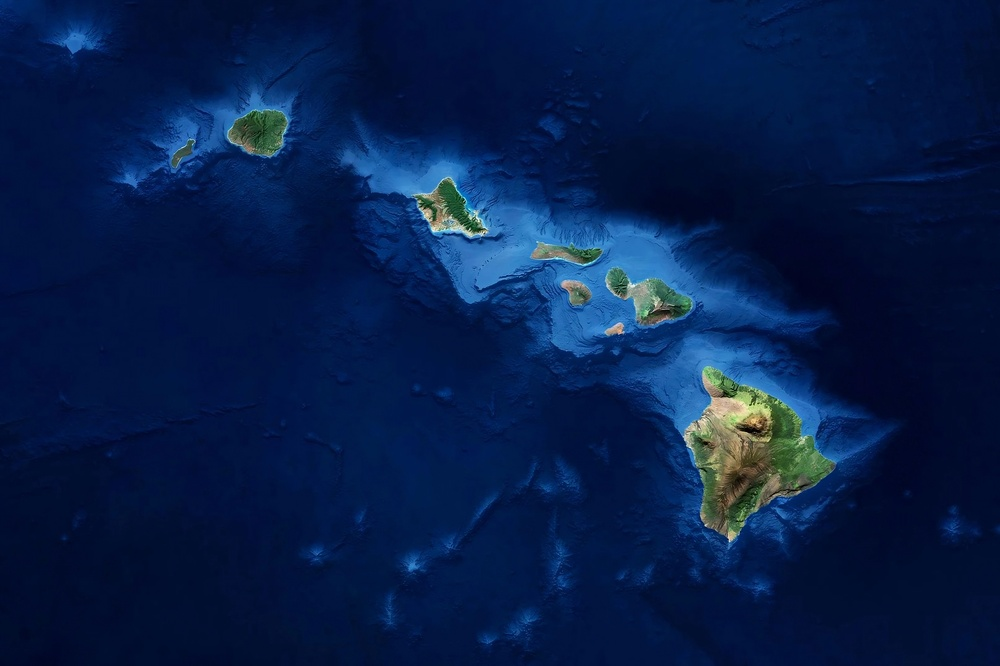
#> input picture images/Hawaii.jpg, 1000 x 666 px, shrunk from 3226 x 2150 before the run
$ python -i utils.py   (imports and definitions only)   (older library calls are emulated)
#> lines starting #> are read from the running program, lines starting #| are printed output that depends on the picture; after the words box and inside, x2 and y2 are one past the last pixel; in counts of white or black regions, pixels touching at a corner belong together
### encoder/ROI/edges.py
import cv2
import numpy as np

# [166 lines left out: functions suggest_automatic_threshold, get_edge_map, find_best_edges_by_quality, evaluate_edge_quality, compute_adaptive_canny_thresholds, not called in this run]


def compute_local_density(binary_map, kernel_size=15):
    """
    Compute local density of non-zero pixels in a binary map.

    Args:
        binary_map: Binary image (0s and 1s or 0s and 255s)
        kernel_size: Size of the local neighborhood

    Returns:
        density_map: Float array with values 0-1 representing local density
    """
    # Ensure binary map is in 0-1 range
    if binary_map.max() > 1:
        binary_map = binary_map / 255.0

    # Create a normalized kernel (sums to 1)
    kernel = np.ones((kernel_size, kernel_size), dtype=np.float32)
    kernel /= kernel.sum()

    # Compute local density using convolution
    density_map = cv2.filter2D(binary_map.astype(np.float32), -1, kernel)

    return density_map


# [90 lines left out: functions get_edge_map_fast, compute_fast_canny_thresholds, not called in this run]

### encoder/ROI/small_gaps.py
from encoder.ROI.edges import compute_local_density
import numpy as np
import cv2

def bridge_small_gaps(binary_image, max_gap=3, density_threshold=0.3,
                                   local_window=5, regional_window=25,
                                   method='density_aware'):
    """
    2D directional gap bridging that considers both local surroundings and regional density.

    Args:
        binary_image: Binary image (0 and 255)
        max_gap: Maximum gap size to bridge
        density_threshold: Minimum regional density to consider bridging
        local_window: Window size for local directionality check
        regional_window: Window size for regional density calculation
        method: 'density_aware', 'strict', or 'relaxed'

    Returns:
        bridged_image: Image with internal gaps bridged
    """
    bridged_image = binary_image.copy()

    # Calculate regional density (larger context)
    regional_density = compute_local_density(binary_image, regional_window)

    # Find candidate pixels: black pixels in dense regions
    candidates = (binary_image == 0) & (regional_density > density_threshold)

    if not np.any(candidates):
        return bridged_image

    # Find internal gaps based on method
    if method == 'strict':
        internal_gaps = find_internal_gaps_strict_2d(binary_image, candidates, max_gap, local_window)
    elif method == 'relaxed':
        internal_gaps = find_internal_gaps_relaxed_2d(binary_image, candidates, max_gap, local_window)
    else:  # 'density_aware'
        internal_gaps = find_internal_gaps_density_aware_2d(binary_image, candidates, max_gap, local_window)

    # Bridge the gaps
    bridged_image[internal_gaps] = 255

    print(f"Bridged {np.sum(internal_gaps)} internal gap pixels")
    return bridged_image

# [14 lines left out: function find_internal_gaps_strict_2d, not called in this run]

def find_internal_gaps_relaxed_2d(binary_image, candidates, max_gap, local_window):
    """
    Relaxed: pixel must have white pixels in opposite directions within local area.
    """
    internal_gaps = np.zeros_like(binary_image, dtype=bool)
    height, width = binary_image.shape

    for y in range(height):
        for x in range(width):
            if candidates[y, x]:
                if has_white_in_opposite_directions_2d(binary_image, x, y, max_gap, local_window):
                    internal_gaps[y, x] = True

    return internal_gaps

# [40 lines left out: functions find_internal_gaps_density_aware_2d, is_locally_surrounded_2d, not called in this run]

def has_white_in_opposite_directions_2d(binary_image, x, y, max_gap, local_window):
    """
    Check for white pixels in opposite directions within local constraints.
    """
    height, width = binary_image.shape

    # Define search patterns (pairs of opposite directions)
    direction_pairs = [
        [(-1, 0), (1, 0)],   # left-right
        [(0, -1), (0, 1)],   # up-down
        [(-1, -1), (1, 1)],  # diagonal
        [(-1, 1), (1, -1)]   # anti-diagonal
    ]

    for pair in direction_pairs:
        found_both = True
        for dx, dy in pair:
            found_white = False
            for dist in range(1, max_gap + 1):
                nx, ny = x + dx * dist, y + dy * dist
                # Check if within local window and image bounds
                if (abs(nx - x) <= local_window and abs(ny - y) <= local_window and
                    0 <= nx < width and 0 <= ny < height):
                    if binary_image[ny, nx] > 0:
                        found_white = True
                        break
            if not found_white:
                found_both = False
                break

        if found_both:
            return True

    return False

# [168 lines left out: functions is_internal_gap_2d, is_pixel_on_edge, bridge_small_gaps_fast, create_gap_detection_kernels, not called in this run]

### encoder/ROI/small_regions.py
import numpy as np
import cv2

def remove_small_regions(binary_image, min_size=10, remove_thin_lines=False, kernel_size=3):

    # For sparse edge images, use closing to connect nearby edges
    kernel = np.ones((3, 3), np.uint8)

    # Connect nearby edge pixels
    connected_edges = cv2.morphologyEx(binary_image, cv2.MORPH_CLOSE, kernel)

    # Only then remove very small components
    num_labels, labels, stats, centroids = cv2.connectedComponentsWithStats(connected_edges, connectivity=8)

    cleaned_image = np.zeros_like(binary_image)

    for i in range(1, num_labels):
        if stats[i, cv2.CC_STAT_AREA] >= min_size:
            cleaned_image[labels == i] = 255

    return cleaned_image

# [211 lines left out: functions connect_nearby_pixels, connect_by_dilation, connect_by_voronoi, is_polygon_connecting, connect_by_skeleton, connect_by_skeleton_fast and 3 more, not called in this run]

### encoder/ROI/utils.py
import math
import cv2
from matplotlib import pyplot as plt
import numpy as np

from encoder.ROI.edges import compute_local_density
from encoder.ROI.small_regions import remove_small_regions, connect_nearby_pixels
from encoder.ROI.thin_regions import remove_thin_structures
from encoder.ROI.small_gaps import bridge_small_gaps


# [196 lines left out: functions suggest_automatic_threshold, process_and_unify_borders, visualize_roi_nonroi_comparison, extract_roi_nonroi, not called in this run]


import numpy as np
import cv2
from scipy import ndimage
from skimage import morphology

def directional_region_unification(binary_image,
                                 border_sensitivity=0.3,      # KEY: Lower = fewer borders detected
                                 min_region_size=30,          # KEY: Smaller = keep more small regions
                                 max_gap_to_bridge=50,        # KEY: Larger = connect more regions
                                 noise_aggressiveness=2,      # KEY: Smaller = remove less noise
                                 unification_strength=0.4):   # KEY: Higher = unify more aggressively
    """
    Unify regions while respecting natural borders and directional context.

    Args:
        binary_image: Binary image (0 and 255)
        border_sensitivity: How sensitive to detect borders (0-1, higher = more sensitive)
        min_region_size: Minimum number of pixels for a region to be kept
        noise_removal_kernel: Size of kernel for noise removal
        max_gap_to_bridge: Maximum gap size to bridge between regions

    Returns:
        unified_image: Binary image with unified regions
        region_map: Array showing unified regions
    """
    # Ensure binary image is 0-255 uint8
    if binary_image.max() <= 1:
        binary_image = (binary_image * 255).astype(np.uint8)


    # Step 1: Initial noise removal, already done
    #denoised = remove_small_noise_regions(binary_image, min_size=min_region_size)

    denoised=binary_image

    # Step 2: Detect strong borders using gradient
    border_mask = detect_meaningful_borders(denoised, sensitivity=0.5)

    # Step 3: Protect borders from being unified
    protected_image = protect_border_regions(denoised, border_mask, kernel_size=15)

    plt.imshow(protected_image)
    plt.title("protected_image")
    plt.show()

    # Step 4: Bridge small gaps within regions (not across borders)
    bridged_image = bridge_small_gaps(protected_image, max_gap=25, density_threshold=0.2, local_window=15, regional_window=25, method="relaxed")

    plt.imshow(bridged_image)
    plt.title("bridged_image")
    plt.show()

    closed_regions=fill_closed_regions(bridged_image, min_hole_size=10, max_hole_size=10000, connectivity=4)
    plt.imshow(closed_regions)
    plt.title("closed_regions")
    plt.show()

    # INSTEAD OF:
    cleaned_image = remove_small_regions(closed_regions, min_size=5, remove_thin_lines=True, kernel_size=30)


    # Create region map
    region_map = (cleaned_image > 0).astype(np.uint8)

    return cleaned_image, region_map

def detect_meaningful_borders(binary_image, sensitivity=0.7):
    """
    Detect meaningful borders using gradient analysis and structural patterns.

    Args:
        binary_image: Binary image (0 and 255)
        sensitivity: Border detection sensitivity (0-1)

    Returns:
        border_mask: Binary mask of meaningful borders
    """
    # Convert to float for processing
    img_float = binary_image.astype(np.float32) / 255.0

    # Calculate gradient magnitude using Sobel
    grad_x = cv2.Sobel(img_float, cv2.CV_32F, 1, 0, ksize=3)
    grad_y = cv2.Sobel(img_float, cv2.CV_32F, 0, 1, ksize=3)
    gradient_mag = np.sqrt(grad_x**2 + grad_y**2)

    # Normalize gradient
    if gradient_mag.max() > 0:
        gradient_mag = gradient_mag / gradient_mag.max()

    # Threshold gradient based on sensitivity
    gradient_threshold = sensitivity * 0.5
    strong_edges = gradient_mag > gradient_threshold

    # Use morphological operations to enhance border continuity
    kernel = np.ones((3, 3), np.uint8)
    enhanced_edges = cv2.morphologyEx(strong_edges.astype(np.uint8), cv2.MORPH_CLOSE, kernel)

    # Find regions where we have significant gradient changes
    # These represent meaningful borders between different regions
    border_regions = enhanced_edges.astype(bool)

    # Dilate borders to create protection zone
    border_dilation = cv2.dilate(border_regions.astype(np.uint8), kernel, iterations=2)

    return border_dilation > 0

def protect_border_regions(binary_image, border_mask, kernel_size=18):
    """
    Protect border regions from unification while allowing internal noise removal.

    Args:
        binary_image: Binary image (0 and 255)
        border_mask: Mask of regions to protect

    Returns:
        protected_image: Image with protected borders
    """
    protected_image = binary_image.copy()

    # Create a safe zone around borders where we won't modify pixels
    safe_zone = border_mask

    # For black pixels in white regions (potential noise), only remove them
    # if they're not near meaningful borders
    white_regions = binary_image > 0
    black_pixels = binary_image == 0

    # Find black pixels that are completely surrounded by white (internal noise)
    # and not near borders
    kernel = np.ones((kernel_size, kernel_size), np.uint8)
    white_neighborhood = cv2.morphologyEx(white_regions.astype(np.uint8), cv2.MORPH_CLOSE, kernel)

    # Internal black pixels (potential noise) are those surrounded by white
    # but not in border regions
    internal_black_pixels = black_pixels & (white_neighborhood > 0) & (~safe_zone)

    # Convert internal noise to white
    protected_image[internal_black_pixels] = 255

    return protected_image


def fill_closed_regions(binary_image, min_hole_size=10, max_hole_size=1000, connectivity=4):
    """
    Fill holes in closed regions while respecting size constraints.

    Args:
        binary_image: Binary image (0 and 255)
        min_hole_size: Minimum hole size to fill (avoid noise)
        max_hole_size: Maximum hole size to fill (avoid filling large backgrounds)
        connectivity: 4 or 8 connectivity

    Returns:
        filled_image: Image with closed regions filled
    """
    # Ensure binary image is 0-255 uint8
    if binary_image.max() <= 1:
        binary_image = (binary_image * 255).astype(np.uint8)

    # Invert to find holes (black regions surrounded by white)
    inverted = 255 - binary_image

    # Find connected components in the inverted image
    num_labels, labels, stats, _ = cv2.connectedComponentsWithStats(inverted, connectivity=connectivity)

    # Create mask of holes to fill
    holes_to_fill = np.zeros_like(binary_image, dtype=np.uint8)

    for i in range(1, num_labels):  # Skip background (index 0)
        hole_area = stats[i, cv2.CC_STAT_AREA]

        # Only fill holes within size constraints
        if min_hole_size <= hole_area <= max_hole_size:
            holes_to_fill[labels == i] = 255

    # Combine original with filled holes
    filled_image = cv2.bitwise_or(binary_image, holes_to_fill)

    print(f"Filled {np.sum(holes_to_fill > 0)} pixels in {num_labels-1} holes")
    return filled_image


# [296 lines left out: functions remove_small_noise_regions, remove_small_components_density_aware, contextual_region_cleaning, remove_thin_structures_contextual, build_region_hierarchy, apply_contextual_cleaning, not called in this run]

>>> import cv2
>>> picture = cv2.imread('../../images/Hawaii.jpg', cv2.IMREAD_GRAYSCALE)
>>> result = directional_region_unification(picture)
#> in detect_meaningful_borders, `grad_x = cv2.Sobel(img_float, cv2.CV_32F, 1, 0, ksize=3)`:
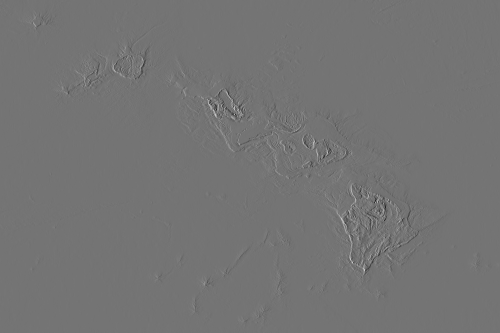
#> grad_x: shape (666, 1000) float32 (shown at 1/2 size); min -2.3, max 2.75, mean -8.82e-05; drawn with min black and max white
#> in detect_meaningful_borders, `gradient_mag = np.sqrt(grad_x**2 + grad_y**2)`:
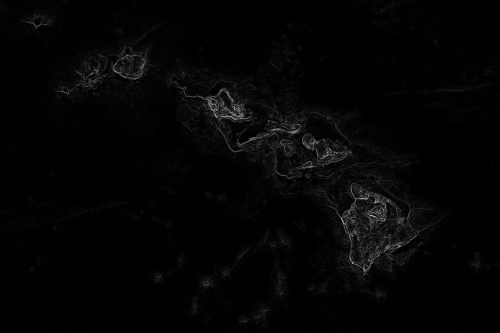
#> gradient_mag: shape (666, 1000) float32 (shown at 1/2 size); min 0, max 3.01, mean 0.0576; drawn with min black and max white
#> in detect_meaningful_borders, `strong_edges = gradient_mag > gradient_threshold`:
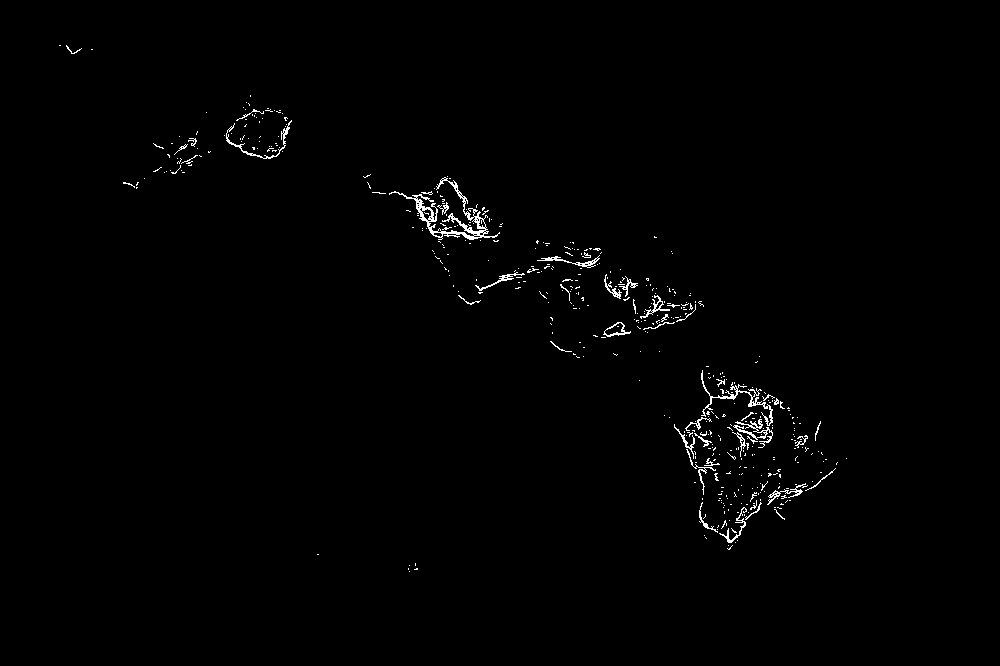
#> strong_edges: shape (666, 1000) bool; 0.88% white in thin lines or dots, all inside (x1, y1, x2, y2) = (59, 45, 847, 572)
#> in detect_meaningful_borders, `border_dilation = cv2.dilate(border_regions.astype(np.uint8), kernel, ..`:
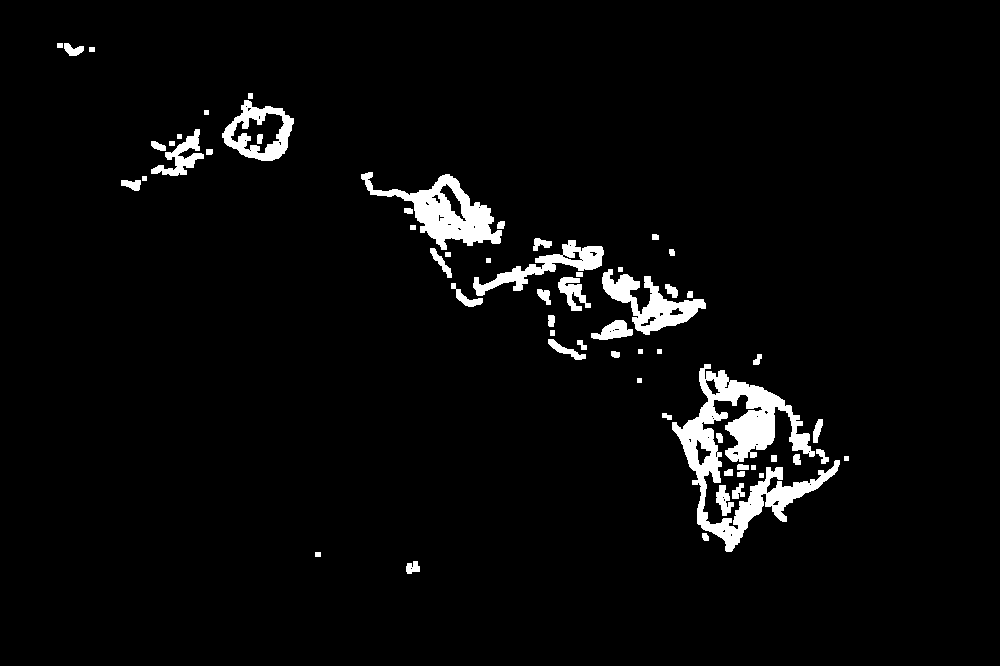
#> border_dilation: shape (666, 1000); values 0 (black) and 1 (white), 3.9% white; 61 white regions, largest, box (x1, y1, x2, y2) and area: (672, 364, 840, 552) 9483, (361, 172, 502, 250) 3951, (602, 269, 706, 335) 2558
#> in protect_border_regions, `white_regions = binary_image > 0`:
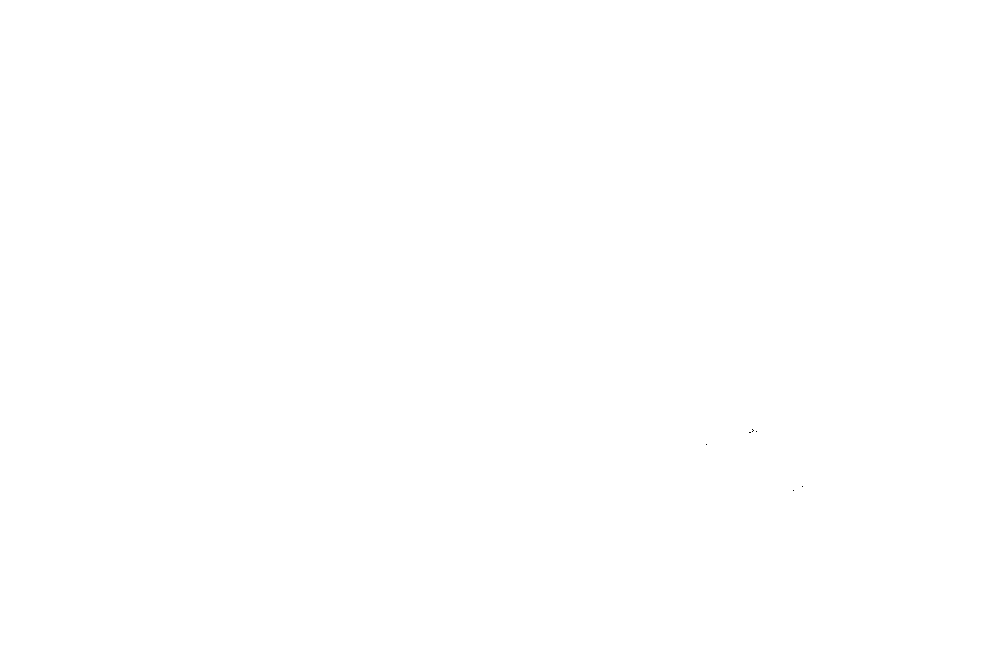
#> white_regions: shape (666, 1000) bool; 100% white; black in thin lines or dots, all inside (x1, y1, x2, y2) = (706, 429, 803, 491)
#> in compute_local_density, `density_map = cv2.filter2D(binary_map.astype(np.float32), -1, kernel)`:
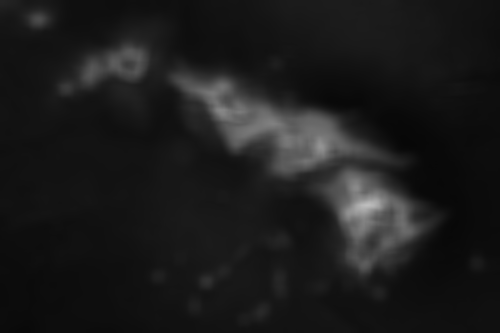
#> density_map: shape (666, 1000) float32 (shown at 1/2 size); min 0.0292, max 0.748, mean 0.109
#| Bridged 9 internal gap pixels
#> in fill_closed_regions, `inverted = 255 - binary_image`:
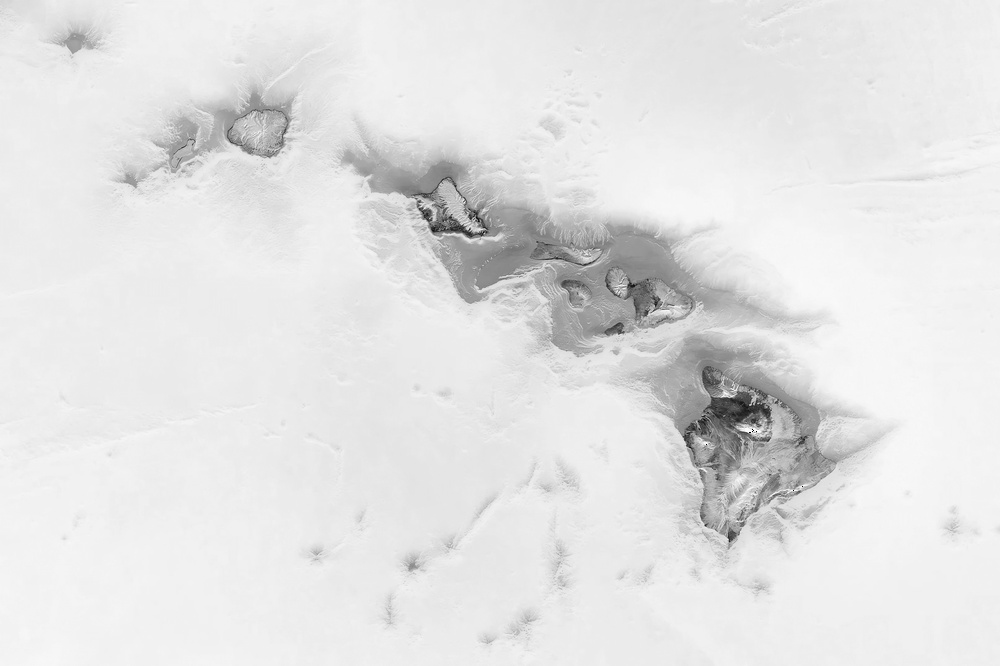
#> inverted: shape (666, 1000); min 0, max 254, mean 227.2
#> in fill_closed_regions, `num_labels, labels, stats, _ = cv2.connectedComponentsWithStats(invert..`: num_labels = 2; stats = [[706, 429, 97, 62, 9], [0, 0, 1000, 666, 665991]]
#> the loop in fill_closed_regions, `for i in range(1, num_labels):` made 1 pass
#> hole_area on pass 1: 665991
#| Filled 0 pixels in 1 holes
#> in remove_small_regions, `num_labels, labels, stats, centroids = cv2.connectedComponentsWithStat..`: num_labels = 2; stats = [[-1, 2147483647, 0, 0, 0], [0, 0, 1000, 666, 666000]]; centroids = [[nan, nan], [499.5, 332.5]]
